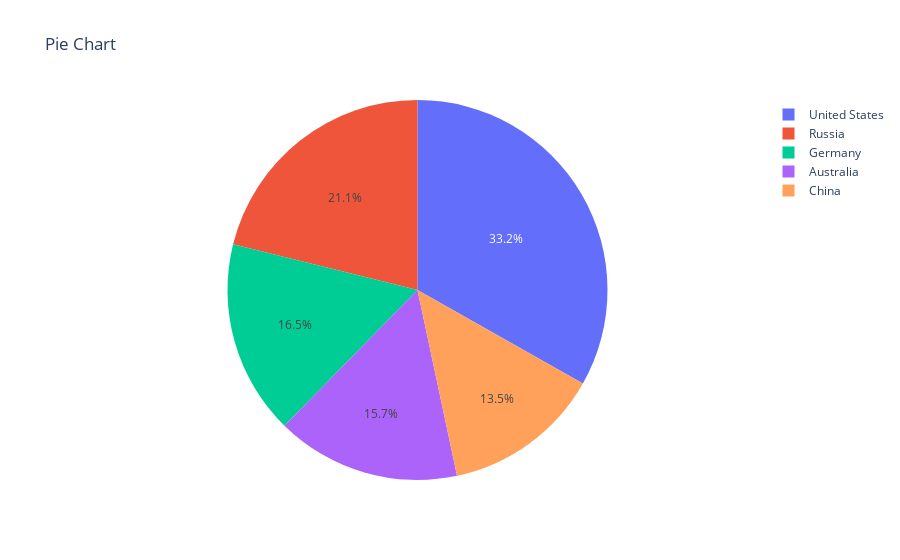

Write notebook code for a chart like this one.
### Code cell
px.pie(df, values='Total Medals', names= 'Country' , title= 'Pie Chart', 
      
             color_discrete_map={'United States':'darkblue',
                                 'Russia':'cyan',
                                 'Germany':'magenta',
                              'Australia':'green','China':"yellow"})

### Figure 1 — Plotly figure (JSON) as saved in the notebook; plotly's stock layout.template omitted (floating-point values rounded to 4 significant figures)
{"data": [{"domain": {"x": [0, 1], "y": [0, 1]}, "hovertemplate": "Country=%{label}<br>Total Medals=%{value}<extra></extra>", "labels": ["United States", "Russia", "Germany", "Australia", "China"], "legendgroup": "", "name": "", "showlegend": true, "type": "pie", "values": [1109, 706, 552, 524, 450]}], "layout": {"legend": {"tracegroupgap": 0}, "title": {"text": "Pie Chart"}}}
